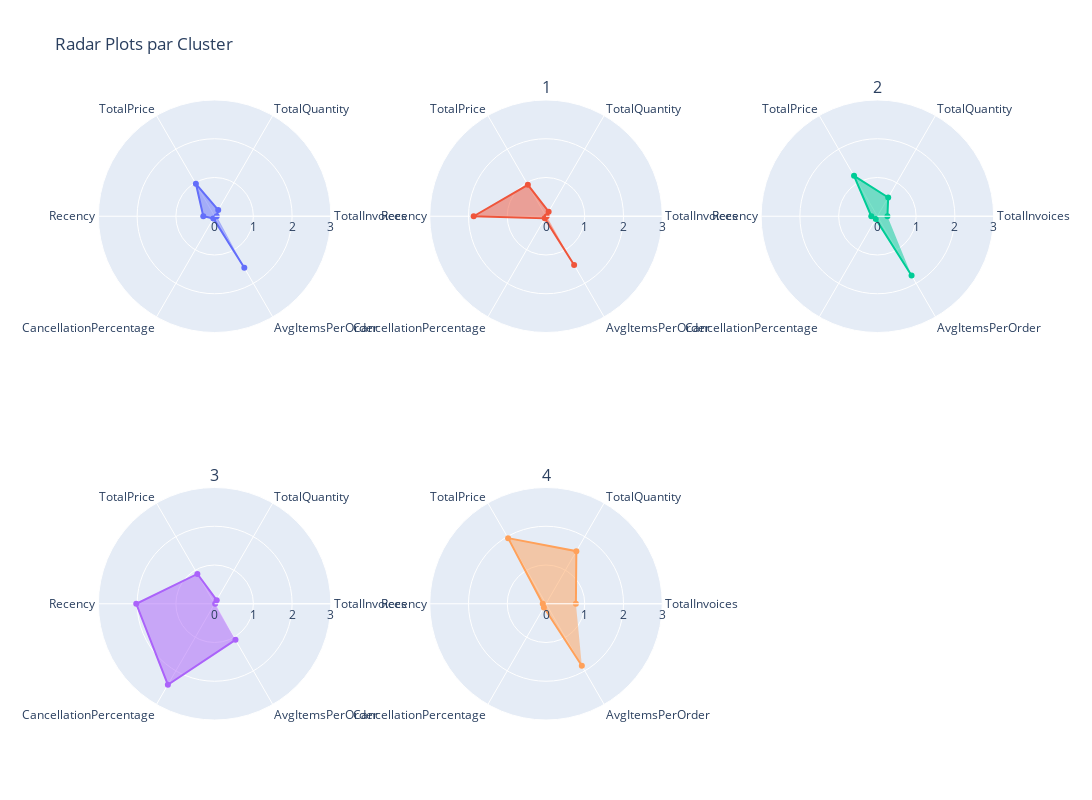

Notebook code cell kept with this figure:
### Code cell
import plotly.graph_objects as go
from plotly.subplots import make_subplots

# Liste des clusters
clusters = normalized_cluster_stats.index.tolist()

# Création des sous-plots
fig = make_subplots(rows=2, cols=3, subplot_titles=clusters, specs=[[{'type': 'polar'}, {'type': 'polar'}, {'type': 'polar'}], [{'type': 'polar'}, {'type': 'polar'}, {'type': 'polar'}]])

# Parcours des clusters et création des radar plots pour la première ligne
for i, cluster in enumerate(clusters[:3]):
    data = normalized_cluster_stats.loc[cluster].values.tolist()
    labels = normalized_cluster_stats.columns.tolist()
    
    fig.add_trace(
        go.Scatterpolar(
            r=data,
            theta=labels,
            fill='toself',
            name=cluster
        ),
        row=1,
        col=i+1
    )

# Parcours des clusters et création des radar plots pour la deuxième ligne
for i, cluster in enumerate(clusters[3:]):
    data = normalized_cluster_stats.loc[cluster].values.tolist()
    labels = normalized_cluster_stats.columns.tolist()
    
    fig.add_trace(
        go.Scatterpolar(
            r=data,
            theta=labels,
            fill='toself',
            name=cluster
        ),
        row=2,
        col=i+1
    )

# Mise en forme du layout
for row in range(1, 3):
    for col in range(1, 4):
        fig.update_polars(
            row=row,
            col=col,
            radialaxis=dict(
                visible=True,
                range=[0, 3],  # Ajuster la plage en fonction de 0 à 3
                tickvals=[0, 1, 2, 3],  # Valeurs entières pour les ticks
                ticktext=['0', '1', '2', '3']  # Étiquettes des ticks en tant que valeurs entières
            )
        )

fig.update_layout(
    showlegend=False,
    title_text='Radar Plots par Cluster',
    height=800,  # Ajuster la hauteur de la figure
    width=1200  # Ajuster la largeur de la figure
)

# Affichage du graphique
fig.show()

### Figure 1 — Plotly figure (JSON) as saved in the notebook; plotly's stock layout.template omitted (floating-point values rounded to 4 significant figures)
{"data": [{"fill": "toself", "name": "0", "r": [0.05471, 0.1856, 0.9669, 0.2924, 0.06604, 1.532], "subplot": "polar", "theta": ["TotalInvoices", "TotalQuantity", "TotalPrice", "Recency", "CancellationPercentage", "AvgItemsPerOrder"], "type": "scatterpolar"}, {"fill": "toself", "name": "1", "r": [0.01726, 0.1363, 0.9359, 1.867, 0.06319, 1.451], "subplot": "polar2", "theta": ["TotalInvoices", "TotalQuantity", "TotalPrice", "Recency", "CancellationPercentage", "AvgItemsPerOrder"], "type": "scatterpolar"}, {"fill": "toself", "name": "2", "r": [0.2591, 0.5579, 1.204, 0.1569, 0.08394, 1.763], "subplot": "polar3", "theta": ["TotalInvoices", "TotalQuantity", "TotalPrice", "Recency", "CancellationPercentage", "AvgItemsPerOrder"], "type": "scatterpolar"}, {"fill": "toself", "name": "3", "r": [0.01419, 0.1072, 0.8897, 2.023, 2.413, 1.076], "subplot": "polar4", "theta": ["TotalInvoices", "TotalQuantity", "TotalPrice", "Recency", "CancellationPercentage", "AvgItemsPerOrder"], "type": "scatterpolar"}, {"fill": "toself", "name": "4", "r": [0.7717, 1.566, 1.955, 0.08405, 0.1096, 1.85], "subplot": "polar5", "theta": ["TotalInvoices", "TotalQuantity", "TotalPrice", "Recency", "CancellationPercentage", "AvgItemsPerOrder"], "type": "scatterpolar"}], "layout": {"annotations": [{"font": {"size": 16}, "showarrow": false, "text": "1", "x": 0.5, "xanchor": "center", "xref": "paper", "y": 1, "yanchor": "bottom", "yref": "paper"}, {"font": {"size": 16}, "showarrow": false, "text": "2", "x": 0.8556, "xanchor": "center", "xref": "paper", "y": 1, "yanchor": "bottom", "yref": "paper"}, {"font": {"size": 16}, "showarrow": false, "text": "3", "x": 0.1444, "xanchor": "center", "xref": "paper", "y": 0.375, "yanchor": "bottom", "yref": "paper"}, {"font": {"size": 16}, "showarrow": false, "text": "4", "x": 0.5, "xanchor": "center", "xref": "paper", "y": 0.375, "yanchor": "bottom", "yref": "paper"}], "height": 800, "polar": {"domain": {"x": [0, 0.2889], "y": [0.625, 1]}, "radialaxis": {"range": [0, 3], "ticktext": ["0", "1", "2", "3"], "tickvals": [0, 1, 2, 3], "visible": true}}, "polar2": {"domain": {"x": [0.3556, 0.6444], "y": [0.625, 1]}, "radialaxis": {"range": [0, 3], "ticktext": ["0", "1", "2", "3"], "tickvals": [0, 1, 2, 3], "visible": true}}, "polar3": {"domain": {"x": [0.7111, 1], "y": [0.625, 1]}, "radialaxis": {"range": [0, 3], "ticktext": ["0", "1", "2", "3"], "tickvals": [0, 1, 2, 3], "visible": true}}, "polar4": {"domain": {"x": [0, 0.2889], "y": [0, 0.375]}, "radialaxis": {"range": [0, 3], "ticktext": ["0", "1", "2", "3"], "tickvals": [0, 1, 2, 3], "visible": true}}, "polar5": {"domain": {"x": [0.3556, 0.6444], "y": [0, 0.375]}, "radialaxis": {"range": [0, 3], "ticktext": ["0", "1", "2", "3"], "tickvals": [0, 1, 2, 3], "visible": true}}, "polar6": {"domain": {"x": [0.7111, 1], "y": [0, 0.375]}, "radialaxis": {"range": [0, 3], "ticktext": ["0", "1", "2", "3"], "tickvals": [0, 1, 2, 3], "visible": true}}, "showlegend": false, "title": {"text": "Radar Plots par Cluster"}, "width": 1200}}
